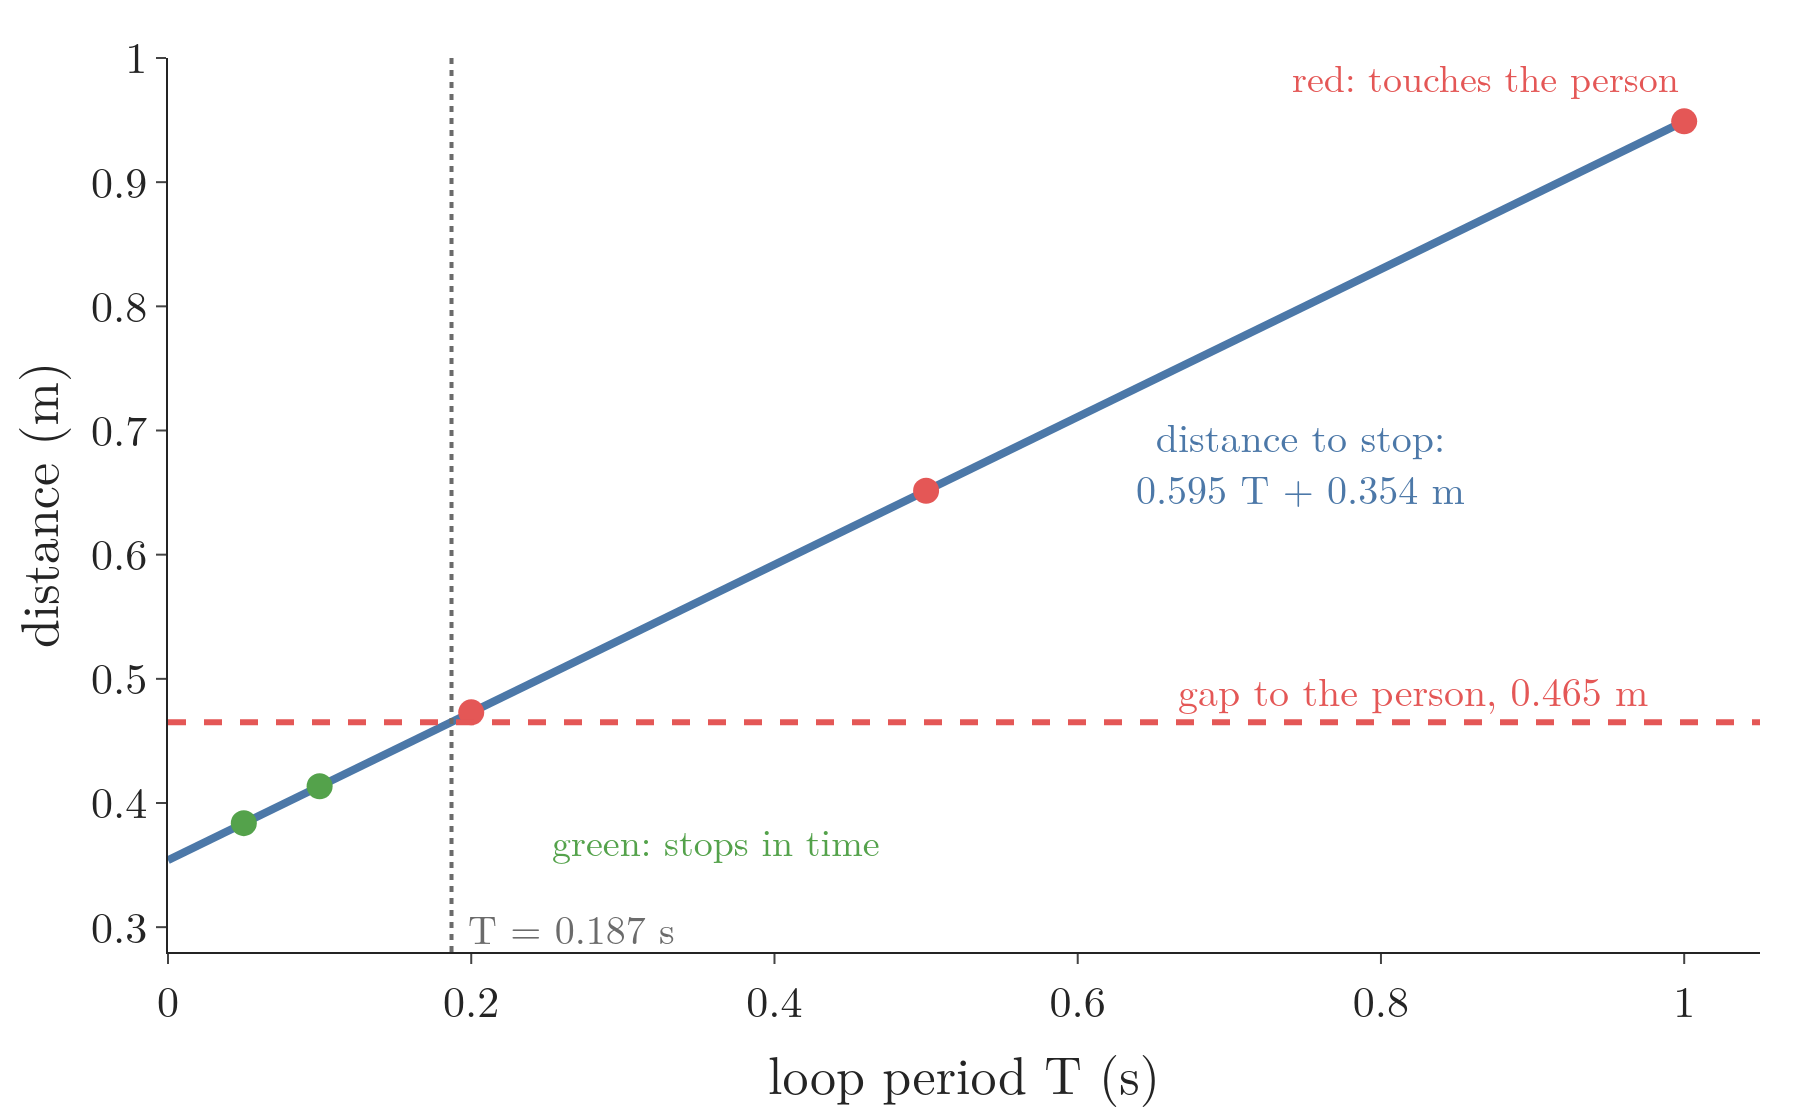

Generate this figure with Python:
"""How often a sense-plan-act loop must look to stop for the person. The robot drives at 0.595 m/s when the person
steps in 0.465 m ahead of its edge. In the worst case it sees them one whole loop period T later, after driving
0.595 T metres, and then needs 0.354 m to brake at 0.5 m/s^2. The loop stops in time only if the sum is below
0.465 m: T below 0.187 s. Run -> period.png"""
from pathlib import Path

import numpy as np
import plotly.graph_objects as go
from gifkit import BLUE, FONT, GREEN, GREY, RED

here = Path(__file__).parent
v, a, gap = 0.595, 0.5, 0.465
stop = round(v ** 2 / (2 * a), 3)
T_max = round((gap - stop) / v, 3)
assert stop == 0.354 and T_max == 0.187
T = np.linspace(0, 1.0, 201)
fig = go.Figure()
fig.add_trace(go.Scatter(x=T, y=v * T + stop, mode="lines", line=dict(color=BLUE, width=4)))
fig.add_hline(y=gap, line=dict(color=RED, width=3, dash="dash"), opacity=1)
fig.add_annotation(x=0.98, y=gap, text="gap to the person, 0.465 m", showarrow=False, xanchor="right", yanchor="bottom",
                   font=dict(size=20, color=RED))
fig.add_annotation(x=0.62, y=v * 0.62 + stop, text="distance to stop:<br>0.595 T + 0.354 m", showarrow=False,
                   xanchor="left", yanchor="top", xshift=12, font=dict(size=20, color=BLUE))
for t in (0.05, 0.1, 0.2, 0.5, 1.0):
    d = v * t + stop
    ok = d < gap
    fig.add_trace(go.Scatter(x=[t], y=[d], mode="markers", marker=dict(size=13, color=GREEN if ok else RED)))
fig.add_vline(x=T_max, line=dict(color=GREY, width=2, dash="dot"), opacity=1)
fig.add_annotation(x=T_max, y=0.30, text="T = 0.187 s", showarrow=False, xanchor="left", xshift=6,
                   font=dict(size=20, color=GREY))
fig.add_annotation(x=0.25, y=0.37, text="green: stops in time", showarrow=False, xanchor="left",
                   font=dict(size=19, color=GREEN))
fig.add_annotation(x=1.0, y=v + stop, text="red: touches the person", showarrow=False, xanchor="right", yshift=22,
                   font=dict(size=19, color=RED))
fig.update_xaxes(title="loop period T (s)", range=[0, 1.05])
fig.update_yaxes(title="distance (m)", range=[0.28, 1.0])
fig.update_layout(template="simple_white", font=FONT, width=900, height=560, showlegend=False,
                  margin=dict(l=80, r=20, t=20, b=70))
fig.write_image(here / "period.png", scale=2)
